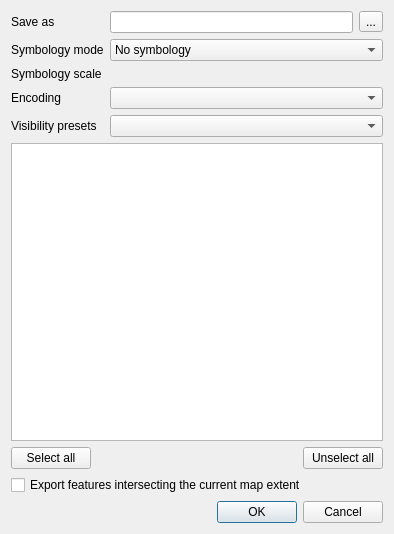
<?xml version="1.0" encoding="UTF-8"?>
<ui version="4.0">
 <class>QgsDxfExportDialogBase</class>
 <widget class="QDialog" name="QgsDxfExportDialogBase">
  <property name="geometry">
   <rect>
    <x>0</x>
    <y>0</y>
    <width>394</width>
    <height>534</height>
   </rect>
  </property>
  <property name="windowTitle">
   <string>DXF export</string>
  </property>
  <layout class="QGridLayout" name="gridLayout_2">
   <item row="0" column="2">
    <widget class="QToolButton" name="mFileSelectionButton">
     <property name="text">
      <string>...</string>
     </property>
    </widget>
   </item>
   <item row="5" column="0" colspan="3">
    <widget class="QgsLayerTreeView" name="mTreeView">
     <property name="selectionMode">
      <enum>QAbstractItemView::ExtendedSelection</enum>
     </property>
     <attribute name="headerDefaultSectionSize">
      <number>0</number>
     </attribute>
    </widget>
   </item>
   <item row="0" column="0">
    <widget class="QLabel" name="mSaveAsLabel">
     <property name="text">
      <string>Save as</string>
     </property>
    </widget>
   </item>
   <item row="1" column="1" colspan="2">
    <widget class="QComboBox" name="mSymbologyModeComboBox">
     <item>
      <property name="text">
       <string>No symbology</string>
      </property>
     </item>
     <item>
      <property name="text">
       <string>Feature symbology</string>
      </property>
     </item>
     <item>
      <property name="text">
       <string>Symbol layer symbology</string>
      </property>
     </item>
    </widget>
   </item>
   <item row="1" column="0">
    <widget class="QLabel" name="mSymbologyModeLabel">
     <property name="text">
      <string>Symbology mode</string>
     </property>
    </widget>
   </item>
   <item row="2" column="0">
    <widget class="QLabel" name="mSymbologyScaleLabel">
     <property name="text">
      <string>Symbology scale</string>
     </property>
    </widget>
   </item>
   <item row="7" column="0" colspan="3">
    <layout class="QGridLayout" name="gridLayout_3">
     <item row="0" column="0">
      <widget class="QPushButton" name="mSelectAllButton">
       <property name="text">
        <string>Select all</string>
       </property>
      </widget>
     </item>
     <item row="0" column="2">
      <widget class="QPushButton" name="mUnSelectAllButton">
       <property name="text">
        <string>Unselect all</string>
       </property>
      </widget>
     </item>
     <item row="0" column="1">
      <spacer name="horizontalSpacer">
       <property name="orientation">
        <enum>Qt::Horizontal</enum>
       </property>
       <property name="sizeHint" stdset="0">
        <size>
         <width>40</width>
         <height>20</height>
        </size>
       </property>
      </spacer>
     </item>
    </layout>
   </item>
   <item row="0" column="1">
    <widget class="QLineEdit" name="mFileLineEdit"/>
   </item>
   <item row="8" column="0" colspan="3">
    <widget class="QCheckBox" name="mMapExtentCheckBox">
     <property name="text">
      <string>Export features intersecting the current map extent</string>
     </property>
    </widget>
   </item>
   <item row="9" column="0" colspan="3">
    <widget class="QDialogButtonBox" name="buttonBox">
     <property name="orientation">
      <enum>Qt::Horizontal</enum>
     </property>
     <property name="standardButtons">
      <set>QDialogButtonBox::Cancel|QDialogButtonBox::Ok</set>
     </property>
    </widget>
   </item>
   <item row="4" column="1" colspan="2">
    <widget class="QComboBox" name="mVisibilityPresets"/>
   </item>
   <item row="4" column="0">
    <widget class="QLabel" name="mSymbologyScaleLabel_2">
     <property name="text">
      <string>Visibility presets</string>
     </property>
    </widget>
   </item>
   <item row="2" column="1" colspan="2">
    <widget class="QgsScaleWidget" name="mScaleWidget" native="true">
     <property name="showCurrentScaleButton" stdset="0">
      <bool>true</bool>
     </property>
    </widget>
   </item>
   <item row="3" column="1" colspan="2">
    <widget class="QComboBox" name="mEncoding"/>
   </item>
   <item row="3" column="0">
    <widget class="QLabel" name="label">
     <property name="text">
      <string>Encoding</string>
     </property>
    </widget>
   </item>
  </layout>
 </widget>
 <customwidgets>
  <customwidget>
   <class>QgsLayerTreeView</class>
   <extends>QTreeView</extends>
   <header>qgslayertreeview.h</header>
  </customwidget>
  <customwidget>
   <class>QgsScaleWidget</class>
   <extends>QWidget</extends>
   <header>qgsscalewidget.h</header>
  </customwidget>
 </customwidgets>
 <tabstops>
  <tabstop>mFileLineEdit</tabstop>
  <tabstop>mFileSelectionButton</tabstop>
  <tabstop>mSymbologyModeComboBox</tabstop>
  <tabstop>mEncoding</tabstop>
  <tabstop>mVisibilityPresets</tabstop>
  <tabstop>mTreeView</tabstop>
  <tabstop>mSelectAllButton</tabstop>
  <tabstop>mUnSelectAllButton</tabstop>
  <tabstop>mMapExtentCheckBox</tabstop>
  <tabstop>buttonBox</tabstop>
 </tabstops>
 <resources/>
 <connections>
  <connection>
   <sender>buttonBox</sender>
   <signal>accepted()</signal>
   <receiver>QgsDxfExportDialogBase</receiver>
   <slot>accept()</slot>
   <hints>
    <hint type="sourcelabel">
     <x>263</x>
     <y>282</y>
    </hint>
    <hint type="destinationlabel">
     <x>157</x>
     <y>274</y>
    </hint>
   </hints>
  </connection>
  <connection>
   <sender>buttonBox</sender>
   <signal>rejected()</signal>
   <receiver>QgsDxfExportDialogBase</receiver>
   <slot>reject()</slot>
   <hints>
    <hint type="sourcelabel">
     <x>316</x>
     <y>260</y>
    </hint>
    <hint type="destinationlabel">
     <x>286</x>
     <y>274</y>
    </hint>
   </hints>
  </connection>
 </connections>
</ui>
